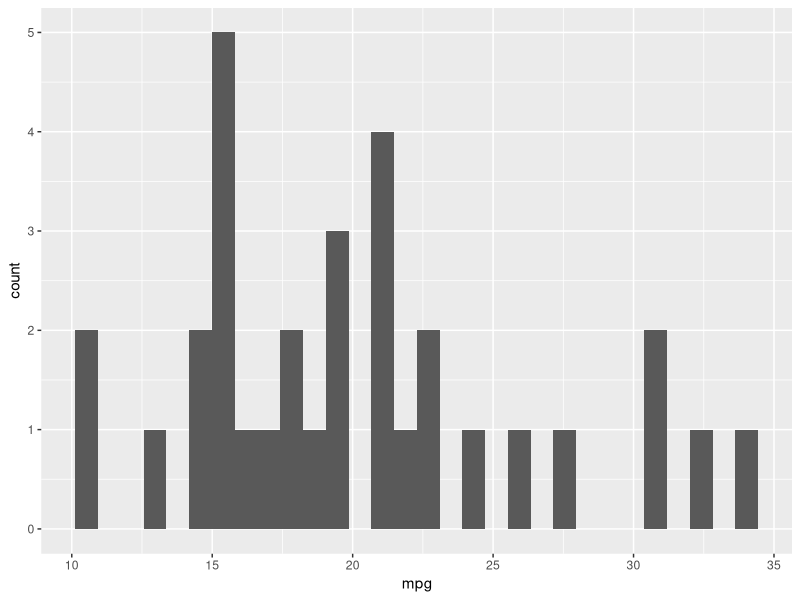
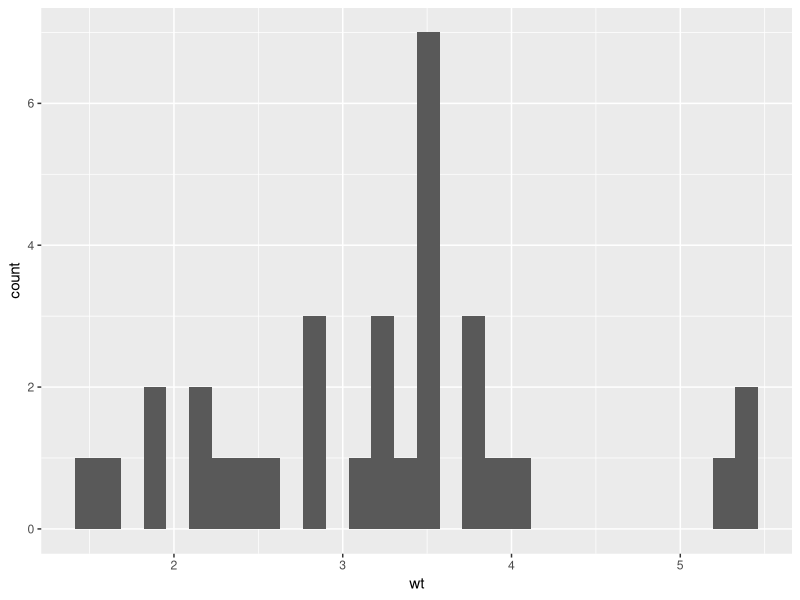
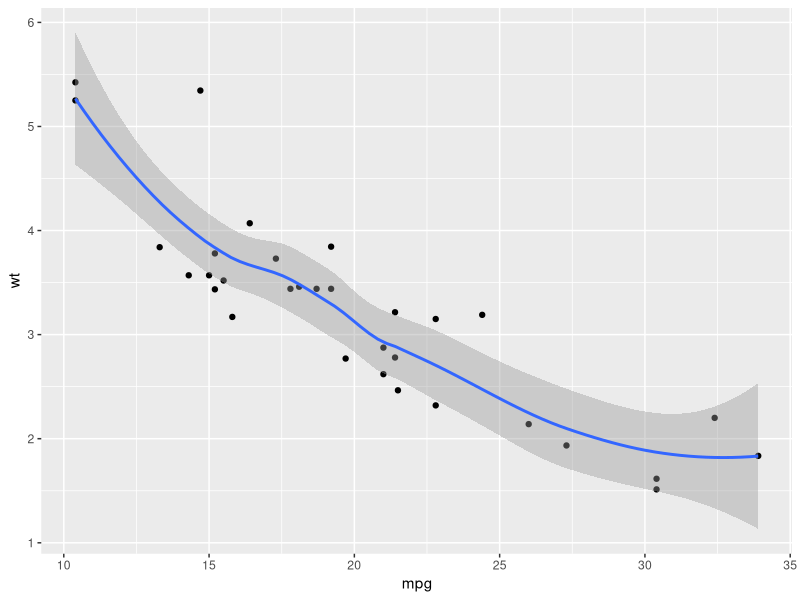
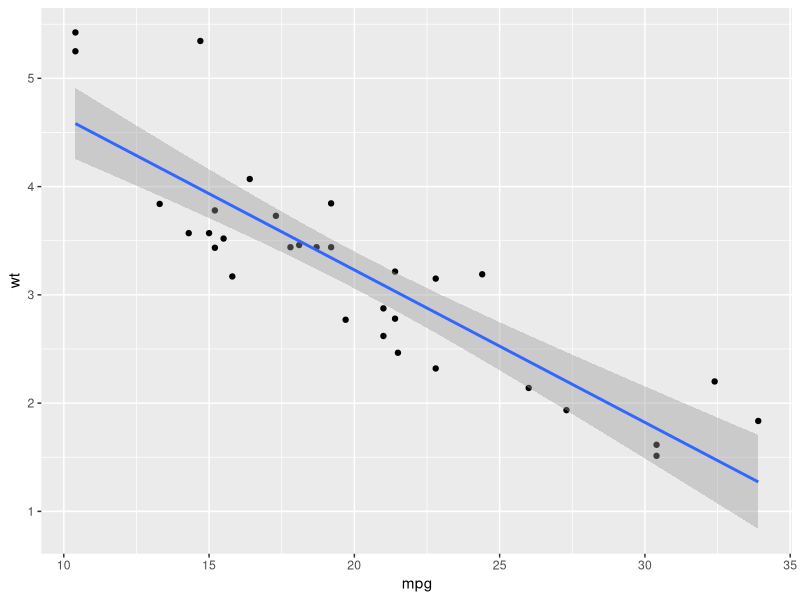
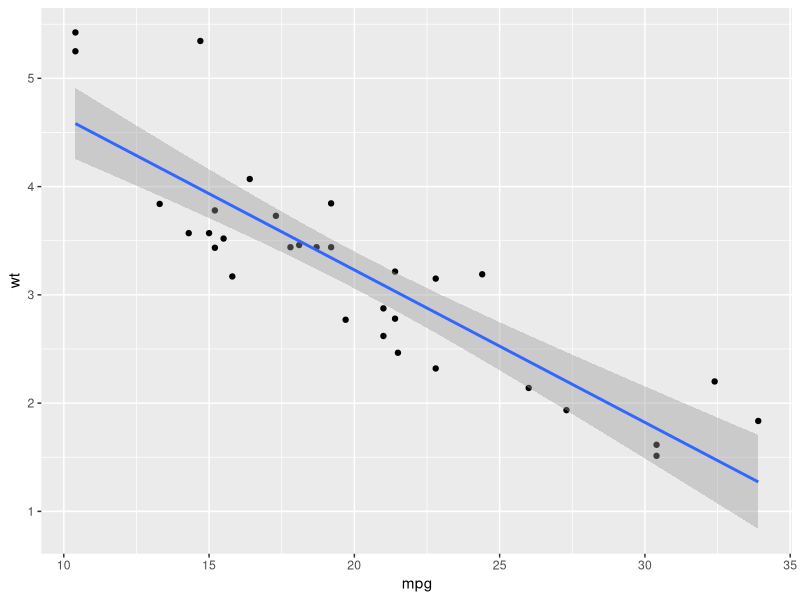
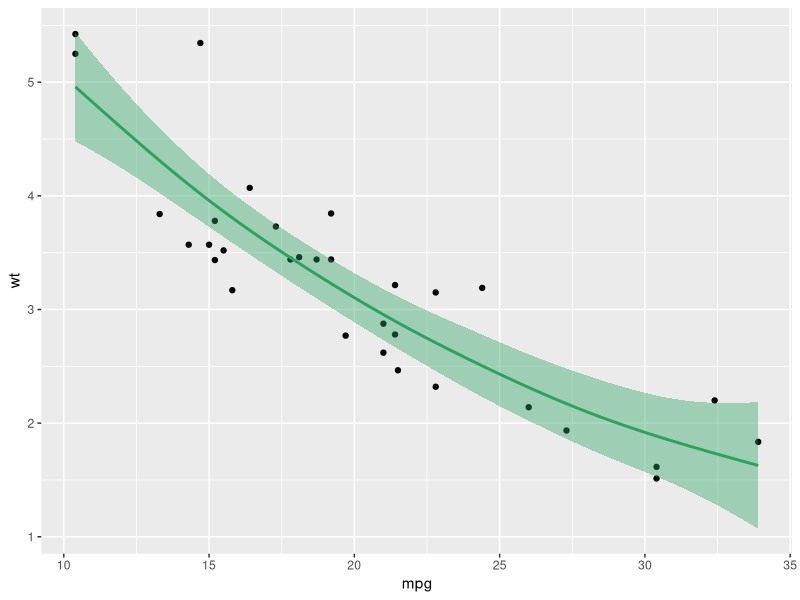
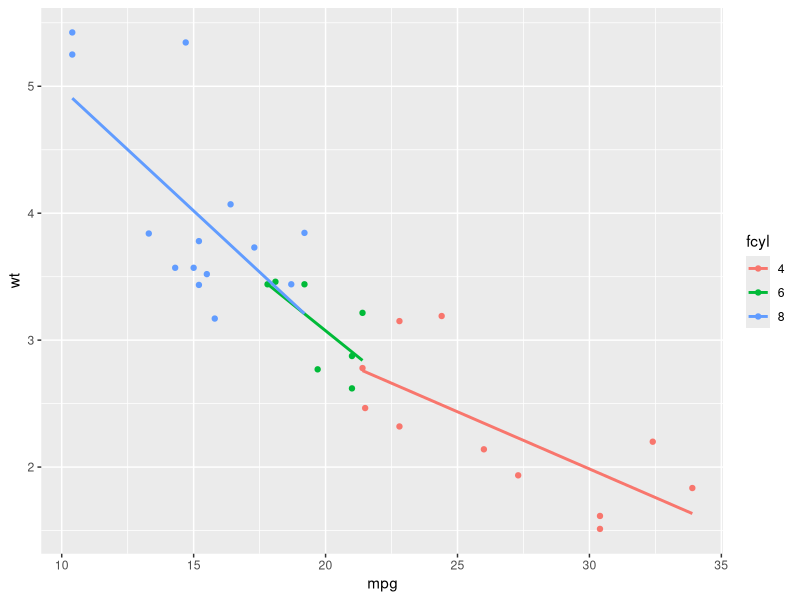
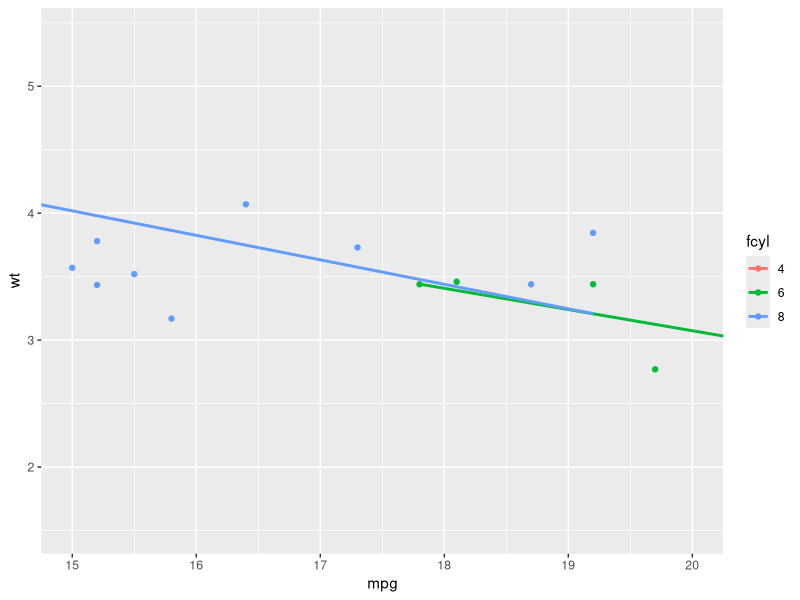

The R script that drew these images, in order:
### Title: Day 10 - Data Visualization Part 2 & Factors
### Author:  Gbemisola Talabi
### Purpose: Day 10 Exercises
### Date: 19 October 2022


## Prepare Workspace ####

# Today we do not want the previous days environment. Therefore we will clear it. This is not always the case.
# clean the environment
rm(list=ls(all=T)) 

# Load all the libraries we will use in this lab. 
library(tidyverse)
library(ggplot2)
library(dplyr)
library(readr)

## Class 10 - Part 1 Data Visualization 2 ####

# 1. We will use the built in dataset `mtcars` - have a look at the dataset using `glimpse()`
glimpse(mtcars)

# 2. Create a histogram of `mpg` using `stat_bin()`.

ggplot(mtcars, aes(x=mpg)) +
  stat_bin()

# 3. Create a histogram of `wt` using `stat_bin()`.
ggplot(mtcars, aes(x=wt)) +
  stat_bin()

# 4. Using mtcars, create a scatter plot of mpg (x axis) and wt (y axis) and then add fit a line using LOESS method with `stat_smooth()`
ggplot(mtcars, aes(mpg, wt)) +
 geom_point() + stat_smooth()


# 5. Using mtcars, create a scatter plot of mpg (x axis) and wt (y axis) and then add fit a line using linear model method with `stat_smooth()`

ggplot(mtcars, aes(mpg, wt)) +
  geom_point() + stat_smooth(method = "glm")

# 6. Draw the same plot again but using `geom_smooth()` instead of `stat_smooth()`

ggplot(mtcars, aes(mpg, wt)) +
  geom_point() + geom_smooth(method = "glm")

# 7. Using mtcars, create a scatter plot of mpg (x axis) and wt (y axis) and then add fit a line using GAM method with `stat_smooth()`
# - use `formula = y ~ s(x, bs="cr")` 
# - change the color of the fit line and the area of the ribbon to hex code "#2ca25f"
ggplot(mtcars, aes(mpg, wt)) +
  geom_point() + stat_smooth(method= "gam", formula = y ~ s(x, bs="cr"), color = "#2ca25f", fill = "#2ca25f")


# 8. Create a new factor variable names 'fcyl' from `cyl`
mtcars <- mtcars %>% 
  mutate(fcyl = factor(cyl))

# 9. Using mtcars, create a scatter plot of mpg (x axis) and wt (y axis), colored by `fcyl`.
# - Add fit a line using linear model method with `stat_smooth()`
# - Remove the 95% confidence interval ribbon

ggplot(mtcars, aes(mpg, wt, color = fcyl)) +
  geom_point() + geom_smooth(method = "lm", se = FALSE)

# 10. Zoom in on the plot from question #9 for mpg 15 to 20 using `coord_cartesian()`
ggplot(mtcars, aes(mpg, wt, color = fcyl)) +
  geom_point() + geom_smooth(method = "lm", se = FALSE) +
  coord_cartesian(xlim=c(15,20))


# 11. Use facet_grid to break the plot from  question #9 for each `fcyl` factor value
# create one plot where is fcyl factor value plot is a different row
ggplot(mtcars, aes(mpg, wt, color = fcyl)) +
  geom_point() + geom_smooth(method = "lm", se = FALSE) +
  facet_grid(fcyl ~ .)

ggplot(mtcars, aes(mpg, wt, color = fcyl)) +
  geom_point() + geom_smooth(method = "lm", se = FALSE) +
  facet_grid(. ~ fcyl)


# 12. Using mtcars plot the mean `mpg` (y axis) as points and 2 standard deviations from the mean `mpg` as vertical lines
# for each cylinder 'fcyl' (x axis) using `stat_summary(fun.data = mean_sdl) 
library(Hmisc)

ggplot(mtcars, aes(x= fcyl, y = mpg)) +
  stat_summary(fun.data = mean_sdl, fun.args = list(mult=2))



## Class 10 - Part 2 Factors ####

# 1. Load the Youth Tobacco Survey data ("Youth_Tobacco_Survey_YTS_Data.csv")
# Then, `select` "Sample_Size",  "Education", and "LocationAbbr". Name this data "yts". 



# 2. Create a boxplot showing the difference in "Sample_Size" between Middle School and High School "Education". 
# **Hint**: Education is the x variable and Sample_Size is the y axis.



# 3. Use `count` to count up the number of observations of data for each "Education" group.



# 4. Make "Education" a factor using the `mutate` and `factor` functions.  Use the `levels` argument inside `factor` to reorder "Education". Reorder this variable so that "Middle School" comes before "High School". Assign the output the name "yts_fct".



# 5. Repeat #2 and #3 using the "yts_fct" data. You should see different ordering in the plot and `count` table.



# 6. Convert "LocationAbbr" (state) in "yts_fct" into a factor using the `mutate` and `factor` functions. Do not add a `levels =` argument.



# 7. Create a new column in "yts_fct" that contains the group-level median sample size. 
# - Using the "yts_fct" data, `group_by` "LocationAbbr". 
# - Then, use `mutate` to create a new column "med_sample_size" that is the median "Sample_Size". 
# - **Hint**: Use the `median` function with `na.rm = TRUE`.



# 8. Let's plot the "LocationAbbr" (state) by the "med_sample_size" column we created above. Using the `forcats` package, create a plot that:
# - Has "LocationAbbr" on the x-axis
# - Uses the `mapping` argument and the `fct_reorder` function to order the x-axis by "med_sample_size"
# - Has "Sample_Size" on the y-axis
# - Is a boxplot (`geom_boxplot`)
# - Has the x axis label of `State`
# - Don't worry if you get a warning about not being able to plot `NA` values.
# - Save your plot using `ggsave()` with a width of 10 and height of 3 into your figure directory.
# Which state has the largest median sample size?
library(forcats)
